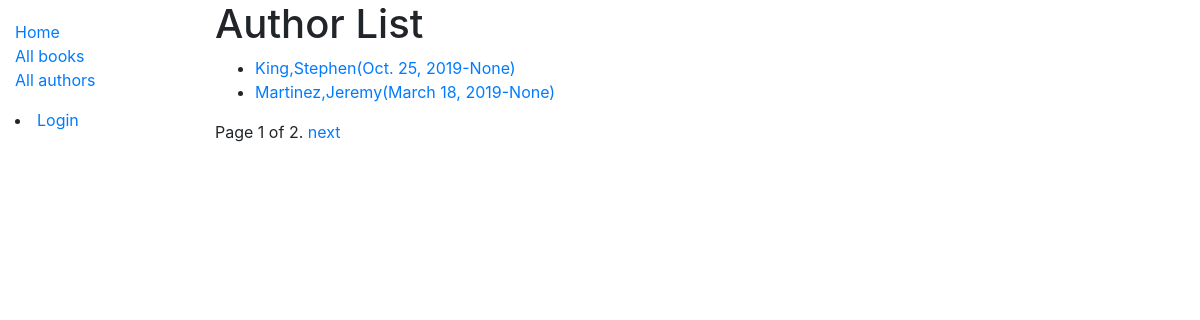
Screenshot of /catalog/authors/ with the database file from the repository.
### catalog/models.py (models this page shows, shortened)
class Author(models.Model):
    first_name = models.CharField(max_length=100)
    last_name = models.CharField(max_length=100)
    date_of_birth = models.DateField(null=True, blank=True)
    date_of_death = models.DateField('Died', null=True, blank=True)
    class Meta:
        ordering = ['last_name', 'first_name']
    def get_absolute_url(self):
        return reverse('author-detail', args=[str(self.id)])

### catalog/views.py (the view)
# urls.py: path('authors/', views.AuthorListView.as_view(), name='authors'),
class AuthorListView(generic.ListView):
    model = Author
    paginate_by = 2

### catalog/templates/catalog/author_list.html
{% extends "base_generic.html" %}
{% block content %}
  <h1>Author List</h1>
  {% if author_list %}
  <ul>
    {% for author in author_list %}
      <li>
        <a href="{{ author.get_absolute_url }}">{{author.last_name}},{{ author.first_name }}({{author.date_of_birth}}-{{author.date_of_death}})</a>
      </li>
    {% endfor %}
  </ul>
  {% else %}
    <p>There are no authors in the library.</p>
  {% endif %}
{% endblock %}

### rows the page displays
Author: last_name "King", first_name "Stephen", date_of_birth "Oct. 25, 2019", date_of_death "None"
Author: last_name "Martinez", first_name "Jeremy", date_of_birth "March 18, 2019", date_of_death "None"

### other values shown
{{ page_obj.number }} "1"
{{ page_obj.paginator.num_pages }} "2"
